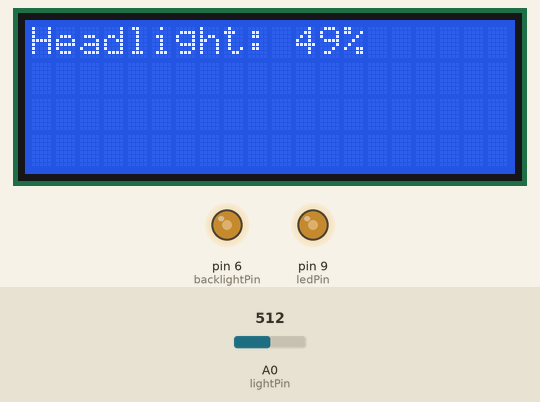
This sketch was run on a simulated Arduino Uno, built with avr-gcc and run on an emulated ATmega328P. Shown: 20×4 character LCD, output pins drawn as LEDs (lit = HIGH). The test bench sets the inputs (shaded band); at power-on: A0 (lightPin) = 512. What the sketch prints to the serial monitor is not drawn.

Above: at 1.2 s.
1.3 s: A0 (lightPin) set to 716
At 2.2 s:
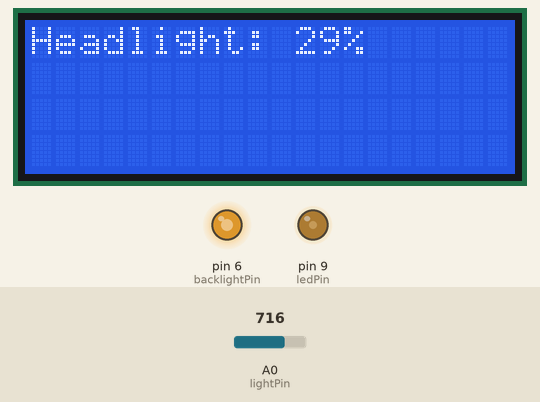
2.8 s: A0 (lightPin) set to 900
At 3.1 s:
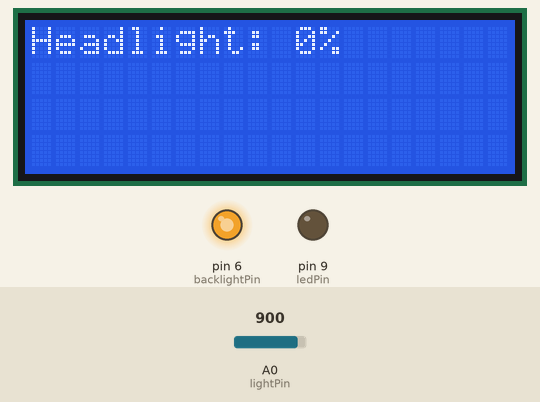
4.3 s: A0 (lightPin) set to 878
At 5.2 s:
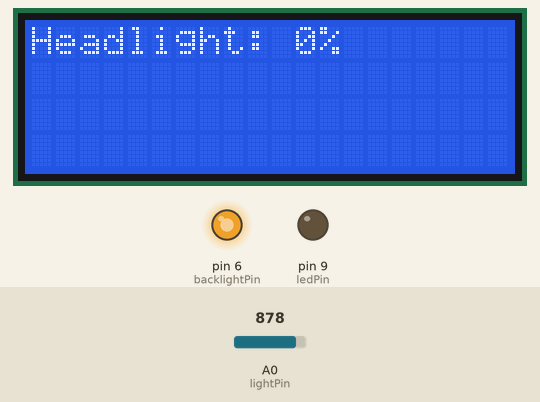
7.3 s: A0 (lightPin) set to 853
At 8.3 s:
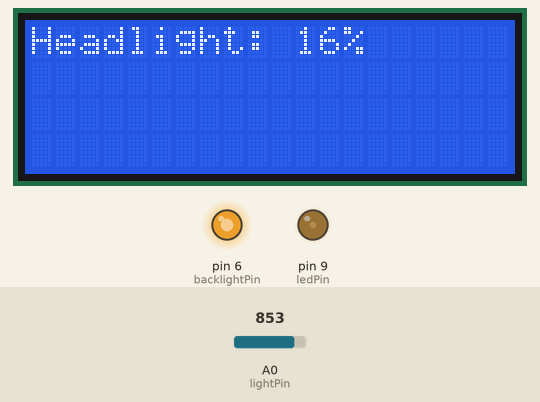
8.9 s: A0 (lightPin) set to 75
At 9.3 s:
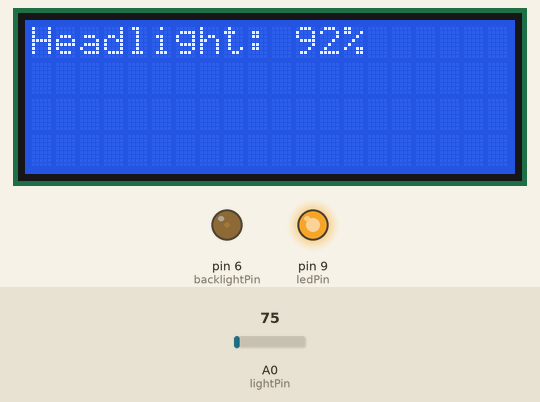
10.4 s: A0 (lightPin) set to 0
At 11.6 s:
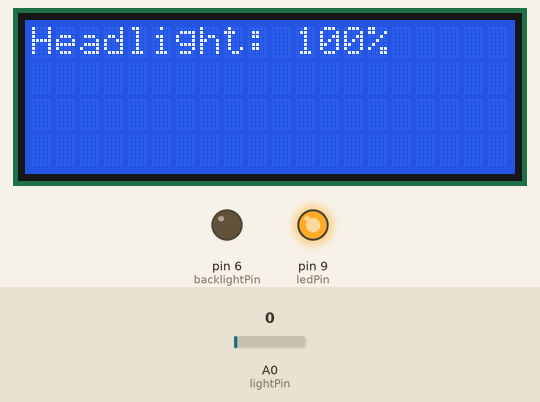
Timing chart, 0 to 12.9 s (numbered marks = the images above; inputs shaded):
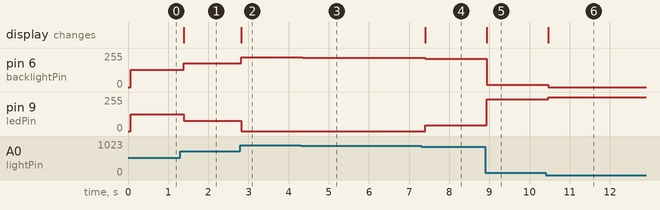

The sketch:

LCD_Headlight_Meter.ino
```cpp
#include <stdarg.h>

int lightPin = 0;  //define a pin for Photo resistor
int ledPin=9;     //define a pin for LED
int backlightPin=6;     //define a pin for LED

// include the library code:
#include <LiquidCrystal.h>

// initialize the library with the numbers of the interface pins
LiquidCrystal lcd(12, 11, 5, 4, 3, 2);

char* p(char *fmt, ... ){
        char tmp[128]; // resulting string limited to 128 chars
        va_list args;
        va_start (args, fmt );
        vsnprintf(tmp, 128, fmt, args);
        va_end (args);
        Serial.print(tmp);
        return tmp;
}

void setup()
{
  // set up the LCD's number of columns and rows:
  lcd.begin(20, 4);
    Serial.begin(9600);  //Begin serial communcation
    pinMode( ledPin, OUTPUT );
    pinMode( backlightPin, OUTPUT );

    lcd.setCursor(0, 0);
    lcd.print("Headlight: ");
}

void loop()
{
  int inputValue = analogRead(lightPin) / 4;
  int inputPercentage = ((inputValue * 100) / 255);
  int outputValue = (255 -inputValue);
  int outputPercent = ((outputValue * 100) / 255);
  p("Ambient Light: %d%% Headlight: %d%%\n", inputPercentage, outputPercent);
  lcd.setCursor(11, 0);
  lcd.print("    ");
  lcd.setCursor(11, 0);

  analogWrite(backlightPin, inputValue);


  if (inputPercentage < 85)
  {
    lcd.print(outputPercent);
    analogWrite(ledPin, outputValue);
  }
  else
  {
    lcd.print(0);
    analogWrite(ledPin, 0);
  }
  lcd.print("%");

//    Serial.println(analogRead(lightPin)); //Write the value of the photoresistor to the serial monitor.
//    analogWrite(ledPin, analogRead(lightPin)/2);  //send the value to the ledPin. Depending on value of resistor
                                                //you have  to divide the value. for example,
                                                //with a 10k resistor divide the value by 2, for 100k resistor divide by 4.
   delay(100); //short delay for faster response to light.
}
```

Measured:
- after the input at 1.3 s, pin 6 (backlightPin): 128/255 → 179/255 after 0.09 s; pin 9 (ledPin): 127/255 → 76/255 after 0.09 s; the display: changes after 0.09 s (image 1)
- after the input at 2.8 s, pin 6 (backlightPin): 179/255 → 225/255 at once; pin 9 (ledPin): 76/255 → 0/255 at once; the display: changes at once (image 2)
- after the input at 4.3 s, pin 6 (backlightPin): 225/255 → 219/255 after 0.05 s
- after the input at 7.3 s, pin 6 (backlightPin): 219/255 → 213/255 after 0.10 s; pin 9 (ledPin): 0/255 → 42/255 after 0.10 s; the display: changes after 0.10 s (image 4)
- after the input at 8.9 s, pin 6 (backlightPin): 213/255 → 18/255 at once; pin 9 (ledPin): 42/255 → 237/255 at once; the display: changes at once (image 5)
- after the input at 10.4 s, pin 6 (backlightPin): 18/255 → 0/255 after 0.06 s; pin 9 (ledPin): 237/255 → 255/255 after 0.06 s; the display: changes after 0.06 s (image 6)
